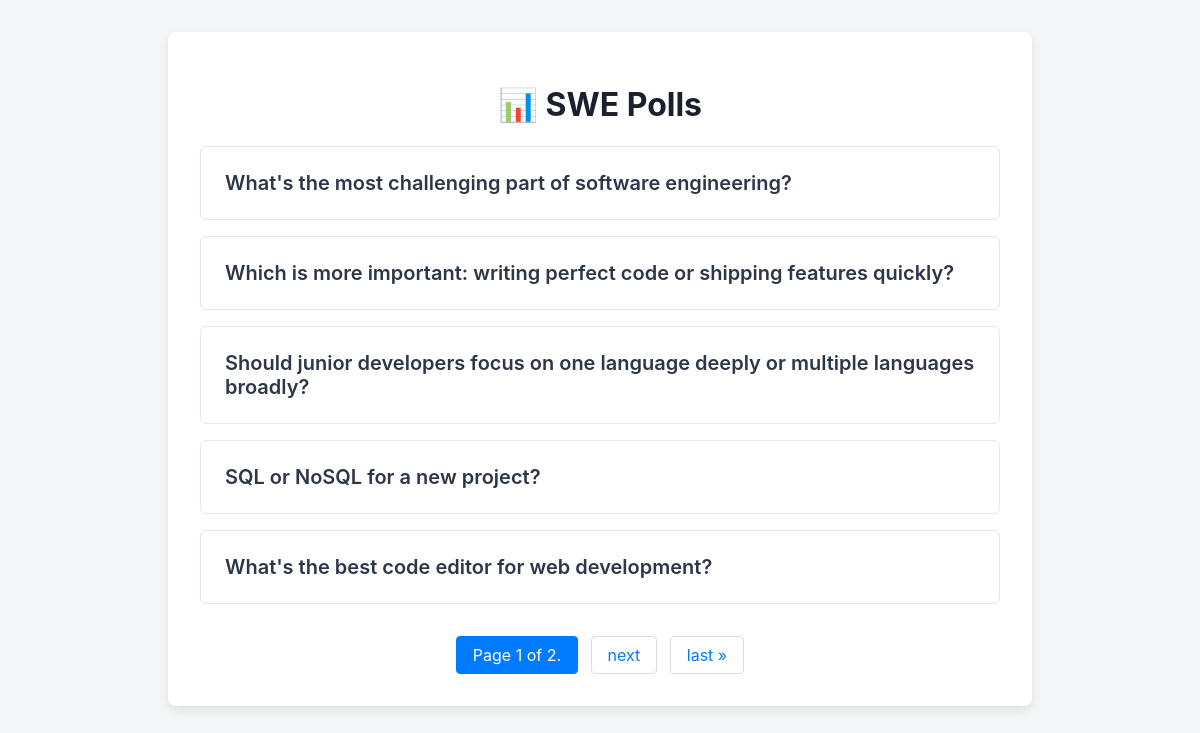
Screenshot of /polls/ with the database file from the repository.
### polls/models.py (models this page shows, shortened)
class Question(models.Model):
    question_text = models.CharField(max_length=200)
    pub_date = models.DateTimeField("date published")

### polls/views.py (the view)
# urls.py: path("", views.IndexView.as_view(), name="index"),
class IndexView(generic.ListView):
    template_name = "polls/index.html"
    context_object_name = "latest_question_list"
    paginate_by = 5 # Add this line to enable pagination
    def get_queryset(self):
        return Question.objects.order_by("-pub_date")

### polls/templates/polls/index.html (shortened to what this page needs)
<!DOCTYPE html>
<html lang="en">
<head>
</head>
<body>
    <div class="container">
        <h1>📊 SWE Polls</h1>
        {% if latest_question_list %}
            <ul class="poll-list">
            {% for question in latest_question_list %}
                <li class="poll-item">
                    <a href="{% url 'polls:detail' question.id %}">{{ question.question_text }}</a>
                </li>
            {% endfor %}
            </ul>
        {% else %}
            <p>No polls are available.</p>
        {% endif %}
        <div class="pagination">
            <span class="current">
                Page {{ page_obj.number }} of {{ page_obj.paginator.num_pages }}.
            </span>
            {% if page_obj.has_next %}
                <a href="?page={{ page_obj.next_page_number }}">next</a>
                <a href="?page={{ page_obj.paginator.num_pages }}">last &raquo;</a>
            {% endif %}
        </div>
    </div>
</body>
</html>

### polls/templates/polls/index.html (style rules this page uses)
body { font-family: -apple-system, BlinkMacSystemFont, "Segoe UI", Roboto, Helvetica, Arial, sans-serif; background-color: #f4f6f8; color: #333; margin: 0; padding: 2rem; }
.container { max-width: 800px; margin: auto; background: white; padding: 2rem; border-radius: 8px; box-shadow: 0 4px 12px rgba(0,0,0,0.1); }
h1 { text-align: center; color: #1a202c; }
.poll-list { list-style: none; padding: 0; }
.poll-item { background: #fff; border: 1px solid #e2e8f0; border-radius: 6px; margin-bottom: 1rem; padding: 1.5rem; transition: box-shadow 0.2s; }
.poll-item a { text-decoration: none; color: #2d3748; font-size: 1.25rem; font-weight: 600; }
.pagination { text-align: center; margin-top: 2rem; }
.pagination a, .pagination .current { display: inline-block; padding: 0.5rem 1rem; margin: 0 0.25rem; border: 1px solid #ddd; text-decoration: none; color: #007bff; border-radius: 4px; }
.pagination .current { background-color: #007bff; color: white; border-color: #007bff; }

### rows the page displays
Question: question_text "What's the most challenging part of software engineering?"
Question: question_text "Which is more important: writing perfect code or shipping features quickly?"
Question: question_text "Should junior developers focus on one language deeply or multiple languages broadly?"
Question: question_text "SQL or NoSQL for a new project?"
Question: question_text "What's the best code editor for web development?"

### other values shown
{{ page_obj.number }} "1"
{{ page_obj.paginator.num_pages }} "2"
